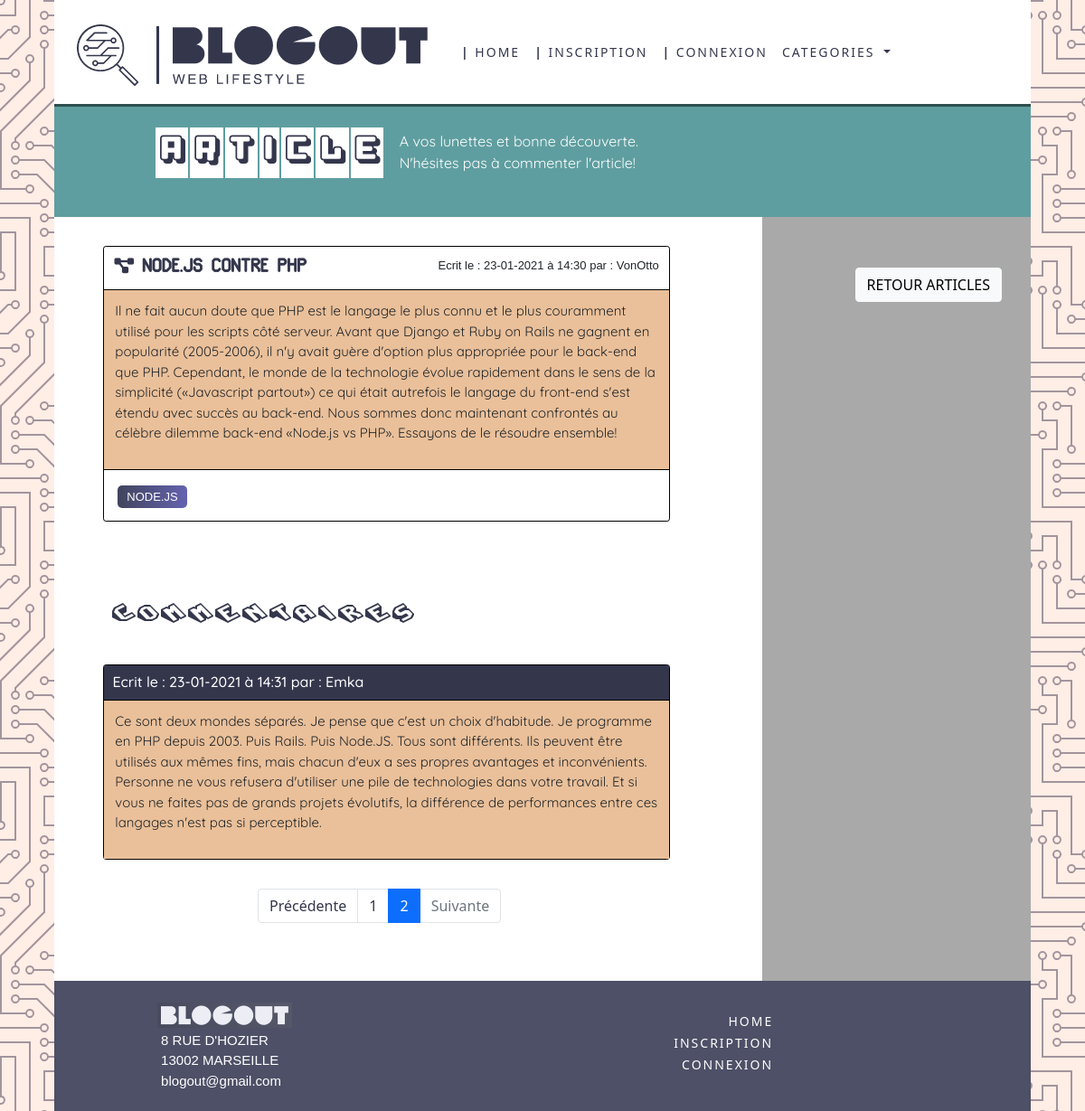
Page /pages/article.php?id=7&start=2 on the committed database.
### tables this page shows
CREATE TABLE `articles` (
  `id` int(11) NOT NULL,
  `titre` varchar(255) NOT NULL,
  `article` text NOT NULL,
  `id_utilisateur` int(11) NOT NULL,
  `id_categorie` int(11) NOT NULL,
  `date` timestamp NOT NULL DEFAULT CURRENT_TIMESTAMP ON UPDATE CURRENT_TIMESTAMP
);

CREATE TABLE `utilisateurs` (
  `id` int(11) NOT NULL,
  `login` varchar(255) NOT NULL,
  `password` varchar(255) NOT NULL,
  `email` varchar(255) NOT NULL,
  `id_droits` int(11) NOT NULL
);

### app/models/Model.php (called while the page is built, shortened)
<?php
class Model
{
    public function findCategorieBd () {
        $bdd = $this->getBdd();
        $req = $bdd->prepare("SELECT id, nom FROM categories");
        $req->execute();
        $result = $req->fetchAll(\PDO::FETCH_ASSOC);
        return $result;
    }
    public function getBdd() {
        return new \PDO('mysql:host=localhost;dbname=blog;charset=utf8', 'root', '', [
            \PDO::ATTR_ERRMODE => \PDO::ERRMODE_EXCEPTION,
            \PDO::ATTR_DEFAULT_FETCH_MODE => \PDO::FETCH_ASSOC
        ]);
    }
}

### app/controllers/Article.php (called while the page is built, shortened)
<?php
class Article extends \blog\app\models\Article
{
    public function tabCategorie(): array {
        $result = $this->findCategorieBd();
        foreach($result as $key => $value){
            $tab[$value['nom']] = intval($value['id']);
        }
        return $tab;
    }
}

### app/models/Categorie.php (called while the page is built, shortened)
<?php
class categorie extends model {
    public function getAllCategorie(): array {
        $req = $this->findCategorieBd();
        return $req;
    }
}

### app/controllers/Categorie.php (called while the page is built, shortened)
<?php
class categorie extends \blog\app\models\categorie {
    public function showAllNavBar() {
        $all= $this->getAllCategorie();
        foreach($all as $key => $value){
            $tab[$value['id']] = $value['nom'];
        }
        return $tab;
    }
}

### app/views/Categorie.php (called while the page is built, shortened)
<?php
class categorie extends \blog\app\controllers\categorie
{
    public function showNameCategorie()
    {
        $controlCat = new \blog\app\controllers\categorie();
        $table = $controlCat->showAllNavBar();
    }
}

### app/models/Article.php (called while the page is built, shortened)
<?php
class Article extends Model
{
    public function findBd(int $id_article): array
    {
        $bdd = $this->getBdd();
        $req = $bdd->prepare("SELECT articles.id, titre, article, id_utilisateur, id_categorie, date, utilisateurs.login, utilisateurs.id FROM articles INNER JOIN utilisateurs ON utilisateurs.id = id_utilisateur WHERE articles.id = :id_article ORDER BY date DESC");
        $req->bindValue(':id_article', $id_article, \PDO::PARAM_INT);
        $req->execute();
        $result = $req->fetch(\PDO::FETCH_ASSOC);
        return $result;
    }
}

### app/models/Comment.php (called while the page is built, shortened)
<?php
class Comment extends model
{
    public function countCommentById (int $article_id) {
        $bdd = $this->getBdd();
        $req = $bdd->prepare('SELECT COUNT(*) AS nb_comment FROM commentaires WHERE id_article = :id_article');
        $req->bindValue(':id_article', $article_id, \PDO::PARAM_INT);
        $req->execute();
        $result = $req->fetch();
        return $result;
    }
}

### app/controllers/Comment.php (called while the page is built, shortened)
<?php
class Comment extends \blog\app\models\Comment
{
    public function nbrCommentId()
    {
        if (!empty($_GET['id'])) {
            $article_id = $_GET['id'];
            $comment = $this->countCommentById($article_id);
            $nbComment = (int)$comment['nb_comment'];
        }
        return $nbComment;
    }
}

### app/views/Article.php (the view, shortened to what this page needs)
<?php
class Article extends \blog\app\controllers\Article
{
    public function getFormatDate ($valueDate){
        $date = explode(' ', $valueDate)[0];
        $dateFr = strftime('%d-%m-%Y', strtotime($date));
        $Hour = explode(' ', $valueDate)[1];
        $HourForm = date('H:i', strtotime($Hour));
        return $dateFr . ' à ' . $HourForm;
    }
        ?>
        <?php
    public function cardOneArticle($title, $dateFormat, $nameLogin, $valuesArticle, $value, $key, $valueId) {
        ?>
        <div id="card_accueil">
            <div id="card_title">
                <h5><i id="i_title" class="fas fa-project-diagram"></i><?= $title; ?></h5>
                <span id="title_h6">Ecrit le : <?= $dateFormat ?> par : <?= $nameLogin ?></span>
            </div>
            <div id="card_articleText">
                <p><?= $valuesArticle; ?></p>
            </div>
            <div id="card_button">
                <a class="buttonCard" href="articles.php?categorie=<?= $value ?>" class="card-link"><?= $key; ?></a>
            </div>
        </div>
        <?php
    }
    public function showPagination(?string $url = null, ?int $get = null, ?string $start = null, $currentPage, $pages)
    {
        ?>
        <nav>
            <ul class="pagination">
                <li class="page-item <?= ($currentPage == 1) ? "disabled" : "" ?>">
                    <a href="<?= $url . $get ?><?= $start . ($currentPage - 1) ?>" class="page-link">Précédente</a>
                </li>
                <?php for ($page = 1; $page <= $pages; $page++): ?>
                    <li class="page-item <?= ($currentPage == $page) ? "active" : "" ?>">
                        <a href="<?= $url . $get ?><?= $start . $page ?>" class="page-link"><?= $page ?></a>
                    </li>
                <?php endfor ?>
                <li class="page-item <?= ($currentPage == $pages) ? "disabled" : "" ?>">
                    <a href="<?= $url . $get ?><?= $start . ($currentPage + 1) ?>" class="page-link">Suivante</a>
                </li>
            </ul>
        </nav>
        <?php
    }
    public function showOneArticle()
    {
        if (isset($_GET['id']) && ctype_digit($_GET['id'])) {
            $id_article = $_GET['id'];
            $article = $this->findbd($id_article);
            $nameCat = $this->tabCategorie();
                foreach ($nameCat as $key => $value) {
                    if ($article['id_categorie'] == $value) {
                        $valuesLogin = $article['login'];
                        $valuesArticle = $article['article'];
                        $valuesId = $article['id'];
                        $title = $article['titre'];
                        $valueDate = $article['date'];
                        $dateFormat = $this->getFormatDate($valueDate);
                        $this->cardOneArticle($title, $dateFormat, $valuesLogin, $valuesArticle, $value, $key, $valuesId);
                    }
                }
        }
    }
}

### css/blog.css (style rules this page uses)
html { background-color: #ffeee6; }
body { width: 90%; margin: auto; }
#card_accueil { width: 80%; min-height: 20vh; border: solid black 1px; margin: 2em 0 1em -3em; border-radius: 0.2em; }
#card_title { display: flex; flex-direction: row; justify-content: space-between; border-bottom: solid black 1px; height: 3em; padding: 0.7em; }
#card_title h5 { color: black; font-family: xolo, serif; font-size: 1.2em; text-transform: uppercase; color: #34374c; }
#card_accueil { border: solid black 1px; margin: 2em 0 1em -3em; border-radius: 0.2em; }
#title_h6 { font-size: 13px; font-family: Calibri, sans-serif; text-align: right; height: 2.2em; }
#card_articleText { padding: 0.8em; background-color: #eac09a; font-size: 15px; font-family: 'Quicksand', sans-serif; }
#card_button { border-top: solid black 1px; padding: 0 0 1em 0.5em; padding-top: 1em; }
.buttonCard { background-image: linear-gradient(to right, #41445d 0%, #6563b1 51%, #493e5f 100%); margin: 7px; padding: 5px 10px; text-align: center; text-transform: uppercase; transition: 0.5s; background-size: 200% auto; color: white; border-radius: 5px; font-size: 13px; font-family: Calibri, sans-serif; text-decoration: none; }
.pagination { margin: 1em 4em 0 0; color: #34374c; }
.page-link { color: #34374c; }
#i_title { margin-right: 0.5em; }

### rows in the picture
articles: titre "NODE.JS CONTRE PHP", date "23-01-2021 à 14:30", id_utilisateur.login "VonOtto", article "Il ne fait aucun doute que PHP est le langage le plus connu et le plus couramment utilisé pour les scripts côté serveur. Avant que Django et Ruby on Rails ne gagnent en popularité (2005-2006), il n'y avait guère d'option plus appropriée pour le back-end que PHP. Cependant, le monde de la technologie évolue rapidement dans le sens de la simplicité («Javascript partout») ce qui était autrefois le langage du front-end s'est étendu avec succès au back-end. Nous sommes donc maintenant confrontés au célèbre dilemme back-end «Node.js vs PHP». Essayons de le résoudre ensemble!", key "NODE.JS"

### other values in the picture
$dateFr "23-01-2021"
$HourForm "14:31"
$value['login'] "Emka"
